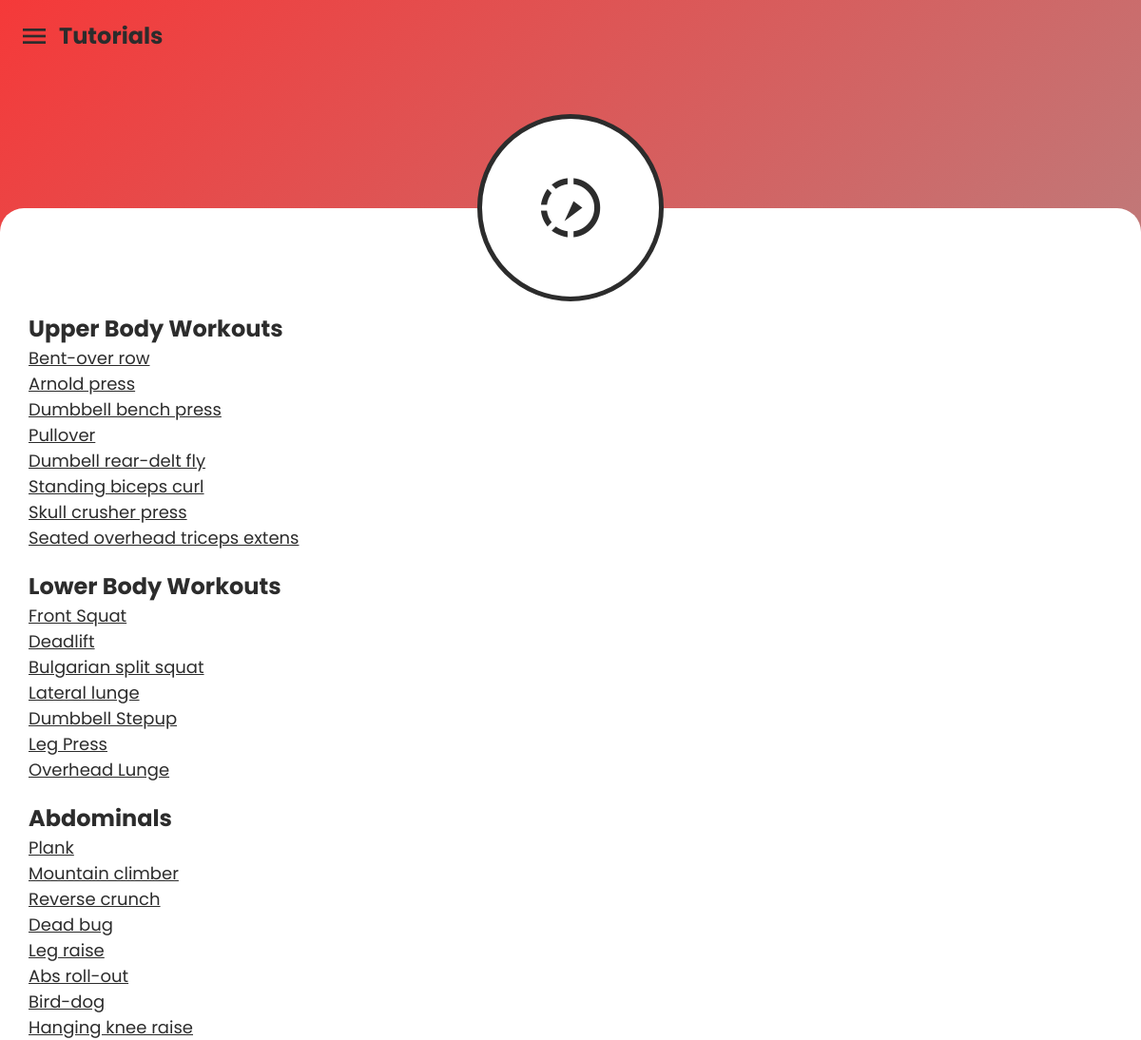
Screenshot of /mobile/pages/tutorial.php with the database file from the repository.
### tables this page shows
CREATE TABLE `routines` (
  `routine_id` int(11) NOT NULL,
  `routine_name` varchar(30) NOT NULL,
  `routine_link` varchar(9999) DEFAULT NULL,
  `routine_type` enum('Upper Body','Lower Body','Abdominal') DEFAULT NULL,
  `routine_reps` int(11) DEFAULT NULL,
  `routine_sets` int(11) DEFAULT NULL
);

### mobile/pages/tutorial.php (the view, shortened to what this page needs)
<!DOCTYPE html>
<html lang="en">
<head>
  <link rel="stylesheet" href="./../css/default.css">
</head>
<body>
  <main>
    <div class="menu">
      <i class="material-icons" style="font-size: 32px;" id="menu">menu</i>
      <h2>Tutorials</h2>
    </div>
    <div class="icon-div">
      <div class="icon-cont">
        <i class="material-icons">slow_motion_video</i>
      </div>
    </div>
    <div class="main-cont">
      <div class="tutorial-content">
        <div class="cont">
          <h2>Upper Body Workouts</h2>
          <?php
          $sql = "SELECT * FROM routines WHERE routine_type = 'Upper Body'";
          $res = mysqli_query($con, $sql);
          if($res) {
            while($row = mysqli_fetch_assoc($res)) {
          ?>
          <a href="<?= $row["routine_link"] ?>"><?= $row["routine_name"] ?></a>
          <?php
            }
          }
          ?>
        </div>
        <div class="cont">
          <h2>Lower Body Workouts</h2>
          <?php
          $sql = "SELECT * FROM routines WHERE routine_type = 'Lower Body'";
          $res = mysqli_query($con, $sql);
          if($res) {
            while($row = mysqli_fetch_assoc($res)) {
          ?>
          <a href="<?= $row["routine_link"] ?>"><?= $row["routine_name"] ?></a>
          <?php
            }
          }
          ?>
        </div>
        <div class="cont">
          <h2>Abdominals</h2>
          <?php
          $sql = "SELECT * FROM routines WHERE routine_type = 'Abdominal'";
          $res = mysqli_query($con, $sql);
          if($res) {
            while($row = mysqli_fetch_assoc($res)) {
          ?>
          <a href="<?= $row["routine_link"] ?>"><?= $row["routine_name"] ?></a>
          <?php
            }
          }
          ?>
        </div>
      </div>
    </div>
  </main>
</body>
</html>

### mobile/css/default.css (style rules this page uses)
html, body { margin: 0; font-family: 'Poppins', sans-serif; background: #bdc3c7; background: -webkit-gradient(linear, left top, right bottom, from(#f53939), to(#a0a0a0)); background: linear-gradient(to bottom right, #f53939, #a0a0a0); color: #2c2c2c; }
a { text-decoration: none; color: #2c2c2c; font-weight: 400; -webkit-transition: .3s; transition: .3s; }
p, h1, h2, h3, h4, h5, h6 { margin: 0 !important; }
*, *:before, *:after { -webkit-box-sizing: border-box; box-sizing: border-box; }
body, html { height: 100%; -webkit-tap-highlight-color: rgba(0, 0, 0, 0); -webkit-tap-highlight-color: transparent; }
main { overflow-x: hidden; width: 100vw; height: 100vh; position: relative; }
main .menu { padding-top: 20px; padding-left: 20px; display: -webkit-box; display: -ms-flexbox; display: flex; -webkit-box-align: center; -ms-flex-align: center; align-items: center; z-index: 3; }
main .menu h2 { padding-left: 10px; }
main .icon-div { width: 100%; display: -webkit-box; display: -ms-flexbox; display: flex; -webkit-box-pack: center; -ms-flex-pack: center; justify-content: center; -webkit-box-align: center; -ms-flex-align: center; align-items: center; position: absolute; top: 11vh; z-index: 2; }
main .icon-div .icon-cont { height: 18vh; width: 18vh; background: white; border-radius: 100%; border: 5px solid #2c2c2c; display: -webkit-box; display: -ms-flexbox; display: flex; -webkit-box-pack: center; -ms-flex-pack: center; justify-content: center; -webkit-box-align: center; -ms-flex-align: center; align-items: center; }
main .icon-div .icon-cont i { font-size: 75px; }
main .main-cont { padding-bottom: 0 !important; padding-top: 0 !important; padding: 30px; background: white; background-attachment: fixed; position: absolute; width: 100%; min-height: 80vh; top: 20vh; border-radius: 25px 25px 0 0; }

### mobile/pages/tutorial.php (style rules this page uses)
.tutorial-content { margin-top: 10vh; }
.cont { display: flex; flex-direction: column; margin-bottom: 20px; }
a { text-decoration: underline; font-size: 18px; }

### rows the page displays
routines: routine_name "Bent-over row"
routines: routine_name "Arnold press"
routines: routine_name "Dumbbell bench press"
routines: routine_name "Pullover"
routines: routine_name "Dumbell rear-delt fly"
routines: routine_name "Standing biceps curl"
routines: routine_name "Skull crusher press"
routines: routine_name "Seated overhead triceps extens"
routines: routine_name "Front Squat"
routines: routine_name "Deadlift"
routines: routine_name "Bulgarian split squat"
routines: routine_name "Lateral lunge"
routines: routine_name "Dumbbell Stepup"
routines: routine_name "Leg Press"
routines: routine_name "Overhead Lunge"
routines: routine_name "Plank"
routines: routine_name "Mountain climber"
routines: routine_name "Reverse crunch"
routines: routine_name "Dead bug"
routines: routine_name "Leg raise"
routines: routine_name "Abs roll-out"
routines: routine_name "Bird-dog"
routines: routine_name "Hanging knee raise"
